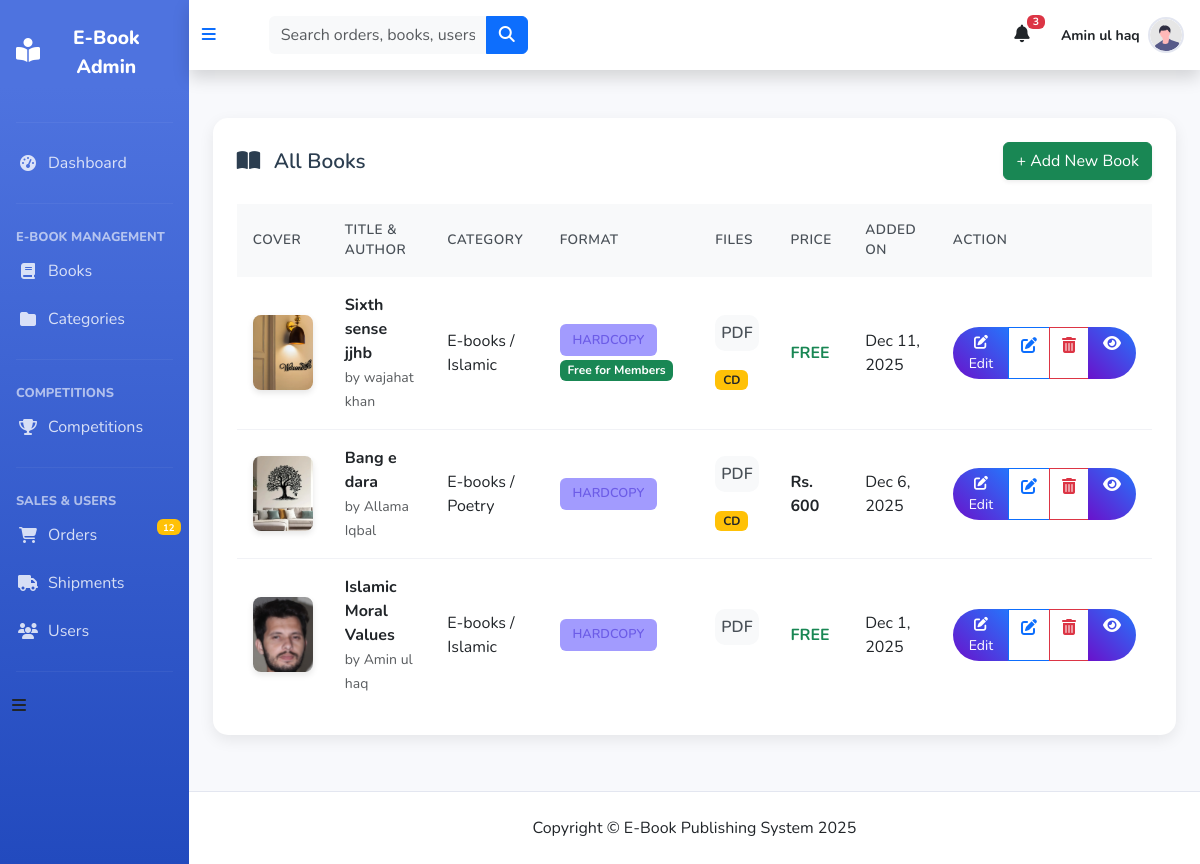
Page /admin_panel/book_lists.php (signed in) on the committed database.
### tables this page shows
CREATE TABLE `books` (
  `book_id` int(11) NOT NULL,
  `title` varchar(255) NOT NULL,
  `author` varchar(255) NOT NULL,
  `category_id` int(11) NOT NULL,
  `subcategory_id` int(11) NOT NULL,
  `description` text DEFAULT NULL,
  `cover_image` varchar(255) DEFAULT NULL,
  `pdf_file` varchar(255) DEFAULT NULL,
  `soft_copy_file` varchar(255) DEFAULT NULL,
  `cd_available` enum('Yes','No') DEFAULT 'No',
  `price` int(11) DEFAULT 0,
  `created_at` timestamp NOT NULL DEFAULT current_timestamp(),
  `format_type` enum('PDF','HARDCOPY','CD') DEFAULT 'HARDCOPY',
  `subscription_duration` int(11) DEFAULT 0,
  `cd_price` decimal(10,2) DEFAULT 0.00,
  `weight` decimal(5,2) DEFAULT 0.00,
  `delivery_charges` decimal(10,2) DEFAULT 0.00,
  `is_free_for_members` tinyint(1) DEFAULT 0,
  `is_competition_winner` tinyint(1) DEFAULT 0
);

CREATE TABLE `categories` (
  `id` int(11) NOT NULL,
  `category_name` varchar(120) NOT NULL
);

CREATE TABLE `subcategories` (
  `id` int(11) NOT NULL,
  `category_id` int(11) NOT NULL,
  `subcategory_name` varchar(100) NOT NULL
);

### admin_panel/book_lists.php (the view, shortened to what this page needs)
<?php
include('includes/nav.php');
$latest_books = mysqli_query($con, "
SELECT books.*,
       categories.category_name,
       subcategories.subcategory_name
FROM books
JOIN categories ON books.category_id = categories.id
JOIN subcategories ON books.subcategory_id = subcategories.id
ORDER BY book_id DESC");
?>
<div class="container-fluid py-4 px-3 px-md-4">
    <div class="row g-4">
        <div class="col-lg-12">
            <div class="table-card">
                <div class="d-flex justify-content-between align-items-center mb-4">
                    <h5 class="card-title"><i class="fas fa-book-open me-2"></i> All Books</h5>
                      <a href="add_book.php" class="btn btn-success shadow-sm">
            + Add New Book
        </a>
                </div>
                <div class="table-responsive">
                    <table class="custom-table">
                        <thead>
                            <tr>
                                <th>Cover</th>
                                <th>Title & Author</th>
                                <th>Category</th>
                                <th>Format</th>
                                <th>Files</th>
                                <th>Price</th>
                                <th>Added On</th>
                                <th>Action</th>
                            </tr>
                        </thead>
                        <tbody>
                            <?php if(mysqli_num_rows($latest_books) > 0): ?>
                            <?php while($book = mysqli_fetch_assoc($latest_books)): ?>
                            <tr>
                                <td>
                                    <img src="../admin_panel/uploads/<?= $book['cover_image'] ?? 'default-book.jpg' ?>"
                                        class="book-thumb" alt="Book Cover">
                                </td>
                                <td>
                                    <div class="fw-bold">
                                        <?= htmlspecialchars(substr($book['title'], 0, 35)) ?><?= strlen($book['title']) > 35 ? '...' : '' ?>
                                    </div>
                                    <small class="text-muted">by <?= htmlspecialchars($book['author']) ?></small>
                                </td>
                                <td><?= $book['category_name'] ?> / <?= $book['subcategory_name']; ?></td>
                                <td>
                                    <span
                                        class="format-badge badge-<?= strtolower($book['format_type'] ?? 'hardcopy') ?>">
                                        <?= $book['format_type'] ?? 'HARDCOPY' ?>
                                    </span>
                                    <?php if($book['is_free_for_members']): ?>
                                    <span class="badge bg-success mt-1">Free for Members</span>
                                    <?php endif; ?>
                                </td>
                                <td>
                                    <?php if(!empty($book['pdf_file'])) { ?>
                                    <a href="uploads/<?php echo $book['pdf_file']; ?>" target="_blank"
                                        class="btn btn-primary p-1 action-btn">PDF</a>
                                    <?php } ?>
                                    <?php if($book['cd_available']=='Yes') { ?>
                                    <span class="badge bg-warning text-dark">CD</span>
                                    <?php } ?>
                                </td>
                                <td class="fw-bold"> <?php
                                if($book['price'] == 0)
                                   echo "<span class='text-success'>FREE</span>";
                                  else
                                  echo "Rs. " . $book['price'];
                                ?></td>
                                <td><?= date('M j, Y', strtotime($book['created_at'])) ?></td>
                                <td>
                                    <div class="btn-group" role="group">
                                        <button class="btn btn-sm btn-gradient-edit editBookBtn"
                                                data-id="<?= $book['book_id']; ?>"
                                                data-title="<?= htmlspecialchars($book['title']); ?>"
                                                data-author="<?= htmlspecialchars($book['author']); ?>"
                                                data-description="<?= htmlspecialchars($book['description']); ?>"
                                                data-price="<?= $book['price']; ?>"
                                                data-category="<?= $book['category_id']; ?>"
                                                data-subcategory="<?= $book['subcategory_id']; ?>"
                                                data-format="<?= $book['format_type']; ?>"
                                                data-cd-available="<?= $book['cd_available']; ?>"
                                                data-cd-price="<?= $book['cd_price']; ?>"
                                                data-weight="<?= $book['weight']; ?>"
                                                data-delivery="<?= $book['delivery_charges']; ?>"
                                                data-subscription="<?= $book['subscription_duration']; ?>"
                                                data-is-free="<?= $book['is_free_for_members']; ?>"
                                                data-is-competition="<?= $book['is_competition_winner']; ?>"
                                                data-bs-toggle="modal"
                                                data-bs-target="#editBookModal">
                                            <i class="fas fa-edit"></i> Edit
                                        </button>
                                        <a href="edit_book.php?id=<?= $book['book_id'] ?>"
                                            class="btn btn-md btn-outline-primary" title="Edit Book">
                                            <i class="fas fa-edit"></i>
                                        </a>
                                        <a href="delete_book.php?id=<?= $book['book_id']?>"
                                            class="btn btn-md btn-outline-danger" title="Delete Book"
                                            onclick="return confirm('Delete this book?');">
                                            <i class="fas fa-trash-alt"></i>
                                        </a>
                                        <a href="book_preview.php?id=<?= $book['book_id'] ?>"
                                            class="btn  btn-gradient-edit btn-md btn-outline-info" title="Quick Preview" target="_blank">
                                            <i class="fas fa-eye"></i>
                                        </a>
                                    </div>
                                </td>
                            </tr>
                            <?php endwhile; ?>
                            <?php endif; ?>
                        </tbody>
                    </table>
                </div>
            </div>
        </div>
    </div>
</div>
<?php include('includes/footer.php'); ?>

### admin_panel/includes/nav.php (style rules this page uses)
:root { --primary: #4e73df; --primary-dark: #224abe; --gray-100: #f8f9fc; --gray-600: #858796; }
body { font-family: 'Nunito', sans-serif; background-color: var(--gray-100); padding-top: 0; }

### admin_panel/book_lists.php (style rules this page uses)
.table-card { background: white; border-radius: 15px; padding: 1.5rem; box-shadow: 0 5px 15px rgba(0, 0, 0, 0.08); margin-bottom: 2rem; }
.table-card .card-title { font-size: 1.3rem; font-weight: 600; color: #2c3e50; margin: 0; }
.custom-table { width: 100%; border-collapse: separate; border-spacing: 0; }
.custom-table th { background: #f8f9fa; padding: 1rem; font-weight: 600; color: #495057; border: none; text-transform: uppercase; font-size: 0.85rem; letter-spacing: 0.5px; }
.custom-table td { padding: 1rem; border-bottom: 1px solid #f1f2f6; vertical-align: middle; }
.custom-table tr:last-child td { border-bottom: none; }
.book-thumb { width: 60px; height: 75px; border-radius: 8px; object-fit: cover; box-shadow: 0 3px 6px rgba(0, 0, 0, 0.1); transition: transform 0.3s ease; }
.format-badge { padding: 0.4rem 0.8rem; border-radius: 6px; font-size: 0.8rem; font-weight: 600; display: inline-block; }
.badge-hardcopy { background: #a29bfe; color: #6c5ce7; }
.action-btn { display: block; padding: 1.2rem; margin-bottom: 1rem; border-radius: 10px; background: #f8f9fa; text-align: center; text-decoration: none; color: #495057; font-weight: 600; transition: all 0.3s ease; border: 2px solid transparent; }
.btn-gradient-edit { background: linear-gradient(45deg, #6a11cb 0%, #2575fc 100%); color: white; border: none; border-radius: 30px; padding: 5px 15px; transition: all 0.3s; }

### rows in the picture
books: cover_image (picture), title "Sixth sense jjhb", author "wajahat khan", category.category_name "E-books", subcategory.subcategory_name "Islamic", format_type "HARDCOPY", is_free_for_members "Free for Members", cd_available "CD", price "FREE", created_at "Dec 11, 2025"
books: cover_image (picture), title "Bang e dara", author "Allama Iqbal", category.category_name "E-books", subcategory.subcategory_name "Poetry", format_type "HARDCOPY", cd_available "CD", price "600", created_at "Dec 6, 2025"
books: cover_image (picture), title "Islamic Moral Values", author "Amin ul haq", category.category_name "E-books", subcategory.subcategory_name "Islamic", format_type "HARDCOPY", price "FREE", created_at "Dec 1, 2025"

### other values in the picture
$admin_name "Amin ul haq"
